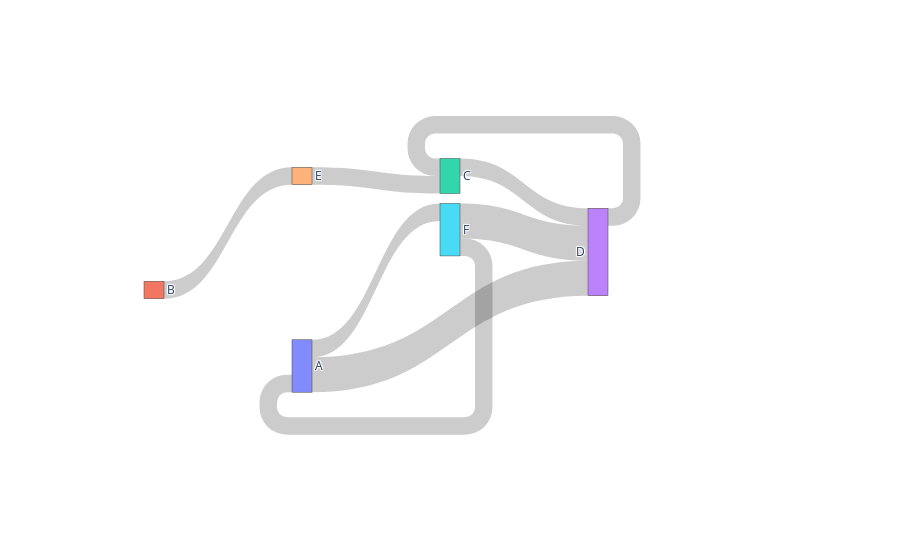

The code cell stored with this chart in its notebook:
### Code cell
import plotly.graph_objects as go

fig = go.Figure(go.Sankey(
    arrangement = "snap",
    node = {
        "label": ["A", "B", "C", "D", "E", "F"],
        "x": [0.3, 0.1, 0.5, 0.7, 0.3, 0.5],
        "y": [0.7, 0.5, 0.2, 0.4, 0.2, 0.3],
        'pad':10},  # 10 Pixels
    link = {
        "source": [0, 0, 1, 2, 5, 4, 3, 5],
        "target": [5, 3, 4, 3, 0, 2, 2, 3],
        "value": [1, 2, 1, 1, 1, 1, 1, 2]}))

fig.show()

### Figure 1 — Plotly figure (JSON) as saved in the notebook; plotly's stock layout.template omitted (floating-point values rounded to 4 significant figures)
{"data": [{"arrangement": "snap", "link": {"source": [0, 0, 1, 2, 5, 4, 3, 5], "target": [5, 3, 4, 3, 0, 2, 2, 3], "value": [1, 2, 1, 1, 1, 1, 1, 2]}, "node": {"label": ["A", "B", "C", "D", "E", "F"], "pad": 10, "x": [0.3, 0.1, 0.5, 0.7, 0.3, 0.5], "y": [0.7, 0.5, 0.2, 0.4, 0.2, 0.3]}, "type": "sankey"}], "layout": {"autosize": true}}
